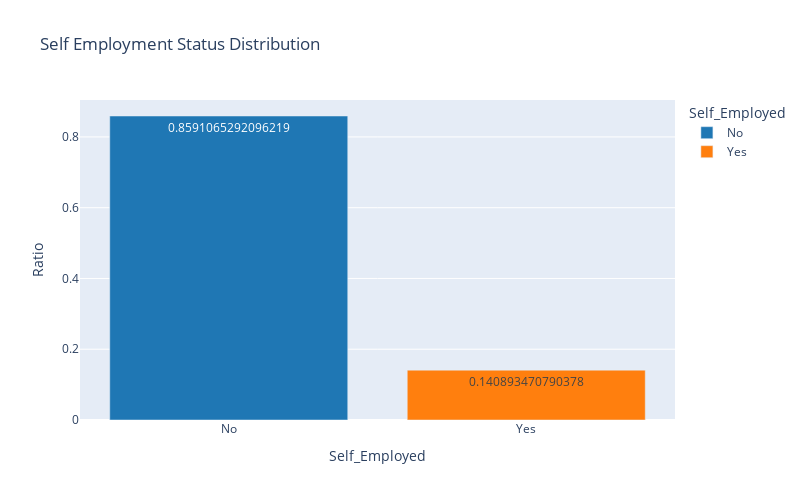

Notebook cell for this chart:
### Markdown cell above
#### Self Employment Status Distribution

### Code cell
self_employed_counts = train['Self_Employed'].value_counts(normalize=True).reset_index()
self_employed_counts.columns = ['Self_Employed', 'Percentage']

fig = px.bar(self_employed_counts,
             x='Self_Employed',
             y='Percentage',
             text='Percentage',
             labels={'Percentage': 'Ratio'},
             color='Self_Employed',
             color_discrete_sequence=['#1f77b4', '#ff7f0e'],  
             title='Self Employment Status Distribution',
             hover_data={'Percentage': ':.2%'},
             width=800, height=500)
fig.show()

### Figure 1 — Plotly figure (JSON) as saved in the notebook; plotly's stock layout.template omitted (floating-point values rounded to 4 significant figures)
{"data": [{"alignmentgroup": "True", "hovertemplate": "Self_Employed=%{x}<br>Ratio=%{text:.2%}<extra></extra>", "legendgroup": "No", "marker": {"color": "#1f77b4", "pattern": {"shape": ""}}, "name": "No", "offsetgroup": "No", "orientation": "v", "showlegend": true, "text": [0.8591], "textposition": "auto", "type": "bar", "x": ["No"], "xaxis": "x", "y": [0.8591], "yaxis": "y"}, {"alignmentgroup": "True", "hovertemplate": "Self_Employed=%{x}<br>Ratio=%{text:.2%}<extra></extra>", "legendgroup": "Yes", "marker": {"color": "#ff7f0e", "pattern": {"shape": ""}}, "name": "Yes", "offsetgroup": "Yes", "orientation": "v", "showlegend": true, "text": [0.1409], "textposition": "auto", "type": "bar", "x": ["Yes"], "xaxis": "x", "y": [0.1409], "yaxis": "y"}], "layout": {"barmode": "relative", "height": 500, "legend": {"title": {"text": "Self_Employed"}, "tracegroupgap": 0}, "title": {"text": "Self Employment Status Distribution"}, "width": 800, "xaxis": {"anchor": "y", "categoryarray": ["No", "Yes"], "categoryorder": "array", "domain": [0, 1], "title": {"text": "Self_Employed"}}, "yaxis": {"anchor": "x", "domain": [0, 1], "title": {"text": "Ratio"}}}}
